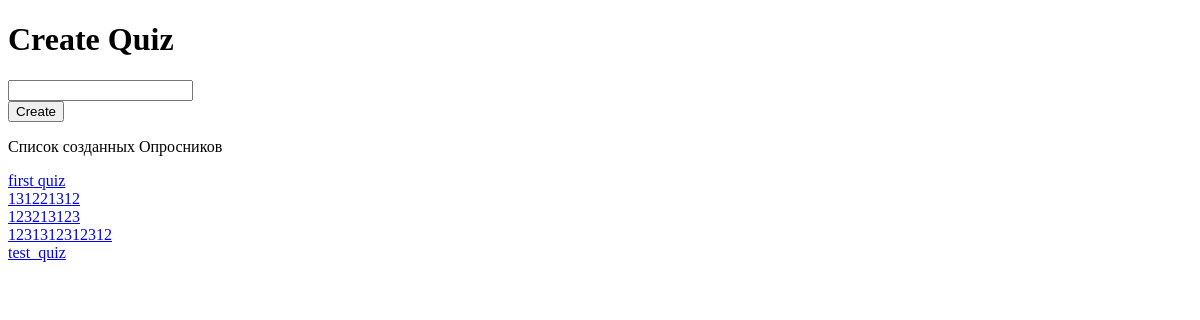
The page /quiz/create_quiz_page/ (signed in) on the database as committed earlier.
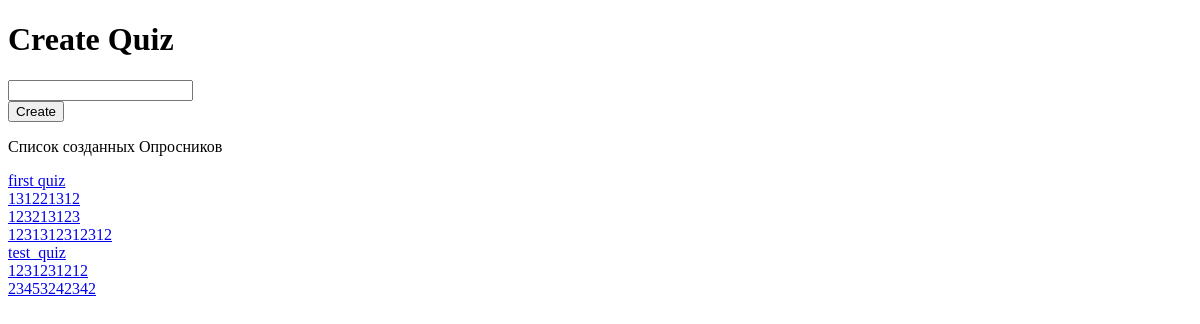
The same page on the database as committed later.
### quiz/models.py (models this page shows, shortened)
class Quiz(models.Model):
    owner = models.ForeignKey(User, on_delete=models.CASCADE)
    name = models.CharField(max_length=255)

### quiz/views.py (the view)
# urls.py: path("create_quiz_page/", create_quiz_page, name="create_quiz_page"),
def create_quiz_page(request, contextValue=None):
    quizes = Quiz.objects.filter(owner=request.user)
    if contextValue is not None:
        contextValue["quizes"] = quizes
    else:
        contextValue = {"quizes": quizes}
    return render(request, "quiz/create_quiz_page.html", context=contextValue)

### quiz/templates/quiz/create_quiz_page.html (shortened to what this page needs)
<!doctype html>
<html lang="en">
<head>
</head>
<body>
<h1>Create Quiz</h1>
<form method="post" action="{% url 'create_quiz_action'%}">
    <input type="text" name="quiz_name">
    <br>
    <input type="submit" value="Create">
</form>
<p>Список созданных Опросников</p>
{%for i in quizes%}
<a href="{% url 'quiz_detail_page' id=i.pk%}">{{i.name}}</a>
<br>
{%endfor%}
</body>
</html>

Rows that differ between the two databases and show on the page:
added Quiz: name "1231231212"
added Quiz: name "23453242342"
